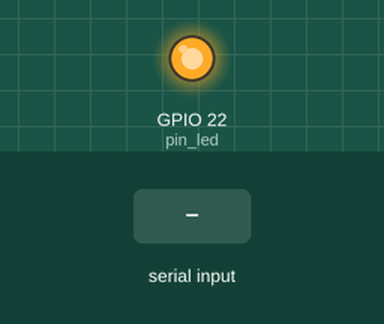
This sketch was run on a simulated ESP32. On the bench: output pins drawn as LEDs (lit = HIGH). The test bench sets the inputs (shaded band). WiFi joins after 1.5 s; servers stay silent unless stated; no MQTT or app messages arrive unless stated; what the sketch prints to the serial monitor is not drawn.

Above: at 1.6 s.
At 4.3 s:
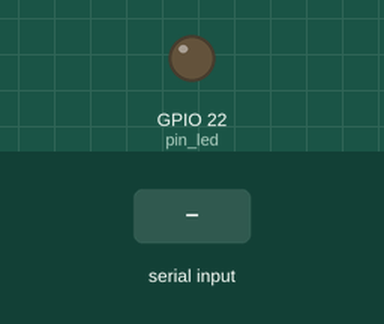
4.4 s: "1" received over Serial
Timing chart, 0 to 7.4 s (numbered marks = the images above; inputs shaded):
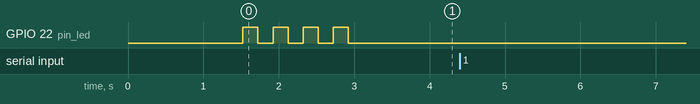

The sketch:

ESP32WROOM32_ADAFRUIT_5INT.ino
```cpp
///////////////////////////////////////////////////////////////////DEFINICIONES////////////////////////////////////////////////////////////////////
#include <Arduino.h>
#include <WiFi.h>
#include <PubSubClient.h>
#include <Adafruit_Sensor.h>
// Credenciales Red WiFi
#define WIFI_SSID "iPhone de Scarlet"
#define WIFI_PASSWORD "scarlet1604"
// Credenciales Adafruit
#define ADAFRUIT_USER "*****"
#define ADAFRUIT_KEY "****"
// Servidor
#define ADAFRUIT_SERVER "io.adafruit.com"
#define ADAFRUIT_PORT 1883
char ADAFRUIT_ID[30];
// Publicar
#define ADAFRUIT_DATOS  ADAFRUIT_USER "/feeds/datos"
// Definimos las variables en las que guardaremos
int a;
// Define el led del ESP
#define pin_led 22

///////////////////////////////////////////////////////////////////DEFINICIONES////////////////////////////////////////////////////////////////////
//***********************************************************************************************************************************************//
WiFiClient espClient;
PubSubClient client(espClient);
long lastMsg = 0;
//***********************************************************************************************************************************************//
////////////////////////////////////////////////////////////////DECLARAMOS FUNCIONES///////////////////////////////////////////////////////////////
void setup_wifi();
void reconnect();
void mqtt_publish(String feed, int val);
void get_MQTT_ID();
////////////////////////////////////////////////////////////////DECLARAMOS FUNCIONES///////////////////////////////////////////////////////////////
//***********************************************************************************************************************************************//
void setup()
{
    Serial.begin(115200);
    delay(10);

    pinMode(pin_led, OUTPUT);
    digitalWrite(pin_led, LOW);

    get_MQTT_ID();
    setup_wifi();
    client.setServer(ADAFRUIT_SERVER, ADAFRUIT_PORT);

    digitalWrite(pin_led, HIGH); delay(200);digitalWrite(pin_led, LOW); delay(200);
    digitalWrite(pin_led, HIGH); delay(200);digitalWrite(pin_led, LOW); delay(200);
    digitalWrite(pin_led, HIGH); delay(200);digitalWrite(pin_led, LOW); delay(200);
    digitalWrite(pin_led, HIGH); delay(200);digitalWrite(pin_led, LOW); delay(200);
}

void loop()
{
    if (!client.connected())
    {
      reconnect();
    }

    client.loop();

    if (Serial.available() > 0) { // Si hay datos disponibles en el puerto serial
      int a = Serial.read(); // Lee el carácter recibido
      if (a > 0){
       Serial.print("Dato: ");Serial.print(a);
      //Publicar
       mqtt_publish(ADAFRUIT_DATOS, a);
       delay(5000);
       a = 0;
       mqtt_publish(ADAFRUIT_DATOS, a);
      }
    }

}
//***********************************************************************************************************************************************//
//-------------------//
//*****FUNCIONES*****//
//-------------------//
//***********************************************************************************************************************************************//
////////////////////////////////////////////////////////Función para Publicar por MQTT/////////////////////////////////////////////////////////////
void mqtt_publish(String feed, int val){
    String value = String(val);
    if(client.connected()){
        client.publish(feed.c_str(), value.c_str());
        Serial.println("Publicando al tópico: " + String(feed) + " | mensaje: " + value);
    }
}
////////////////////////////////////////////////////////Función para Publicar por MQTT/////////////////////////////////////////////////////////////
//***********************************************************************************************************************************************//
/////////////////////////////////////////////////////////Función para configurar Wifi//////////////////////////////////////////////////////////////
void setup_wifi()
{
    delay(10);

    // Nos conectamos a nuestra red Wifi
    Serial.println();
    Serial.print("Conectando a ");
    Serial.println(String(WIFI_SSID));

    //Serial.println(ssid);
    WiFi.begin(WIFI_SSID, WIFI_PASSWORD);

    while (WiFi.status() != WL_CONNECTED) {
      delay(500);
      Serial.print(".");
    }

    Serial.println("");
    Serial.println("Conectado a red WiFi!");
    Serial.println("Dirección IP: ");
    Serial.println(WiFi.localIP());
}
////////////////////////////////////////////////////////Función para configurar Wifi///////////////////////////////////////////////////////////////
//***********************************************************************************************************************************************//
/////////////////////////////////////////////////////////Capturar el ChipID para Id de MQTT////////////////////////////////////////////////////////
void get_MQTT_ID(){
    uint64_t chipid = ESP.getEfuseMac();
    snprintf(ADAFRUIT_ID, sizeof(ADAFRUIT_ID),"%llu", chipid );
}
/////////////////////////////////////////////////////////Capturar el ChipID para Id de MQTT////////////////////////////////////////////////////////
//***********************************************************************************************************************************************//
/////////////////////////////////////////////////////////FUNCION DE RECONECTADO////////////////////////////////////////////////////////////////////
void reconnect()
{
    while (!client.connected())
    {
        if(client.connect(ADAFRUIT_ID, ADAFRUIT_USER, ADAFRUIT_KEY))
        {
           Serial.println("MQTT conectado!");

          } else {
            Serial.print("falló :( con error -> ");
            Serial.print(client.state());
            Serial.println(" Intentamos de nuevo en 5 segundos");
            delay(5000);
          }
      }
}
/////////////////////////////////////////////////////////FUNCION DE RECONECTADO////////////////////////////////////////////////////////////////////
```

Measured:
- after the input at 4.4 s, every drawn part: stays the same
